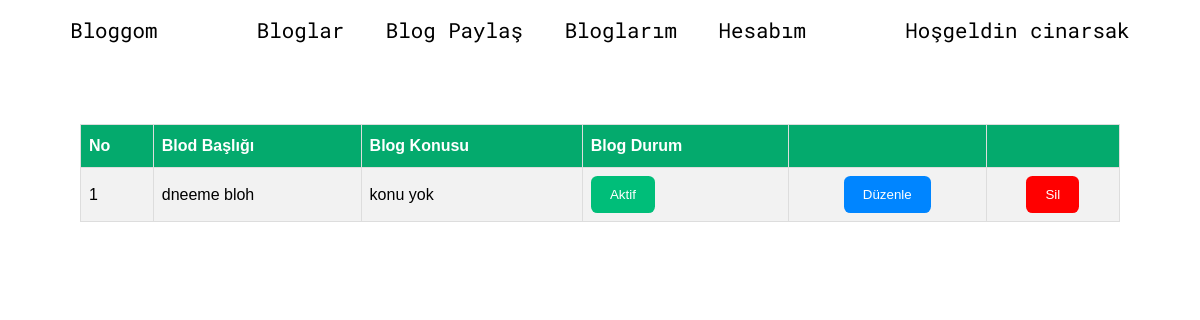
Page /loginBlog/blogs.php (signed in) on the committed database.
### tables this page shows
CREATE TABLE `user` (
  `user_id` int(11) NOT NULL,
  `user_time` timestamp NOT NULL DEFAULT current_timestamp() ON UPDATE current_timestamp(),
  `user_username` varchar(50) NOT NULL,
  `user_mail` varchar(50) NOT NULL,
  `user_password` varchar(50) NOT NULL,
  `user_name` varchar(50) NOT NULL,
  `user_gsm` varchar(50) NOT NULL,
  `user_status` enum('0','1') NOT NULL DEFAULT '1',
  `user_access` varchar(50) NOT NULL
);

CREATE TABLE `blog_share` (
  `blog_id` int(11) NOT NULL,
  `blog_time` timestamp NOT NULL DEFAULT current_timestamp() ON UPDATE current_timestamp(),
  `blog_title` varchar(150) NOT NULL,
  `blog_subject` varchar(250) NOT NULL,
  `blog_text` text NOT NULL,
  `blog_seourl` varchar(150) NOT NULL,
  `blog_status` enum('0','1') NOT NULL DEFAULT '1',
  `blog_url` varchar(50) NOT NULL
);

### loginBlog/access.php (called while the page is built, shortened)
<?php
include "../admin/connect.php";
$userSor=$db->prepare("SELECT * FROM user where user_mail=:mail");
$userSor->execute(array(
    "mail" => $_SESSION["user_mail"]
));
$userCek=$userSor->fetch(PDO::FETCH_ASSOC);
?>

### loginBlog/blogs.php (the view, shortened to what this page needs)
<?php
include "access.php";
$blogsor=$db->prepare("SELECT * FROM blog_share");
$blogsor->execute();
?>
<!DOCTYPE html>
<html lang="en">
<head>
    <link rel="stylesheet" href="../css/homepage-navbar.css">
</head>
<body>
    <?php include "navbarWhite.php"; ?>
    <div class="header">
<table id="customers">
  <tr>
    <th>No</th>
    <th>Blod Başlığı</th>
    <th>Blog Konusu</th>
    <th>Blog Durum</th>
    <th></th>
    <th></th>
  </tr>
  <?php
    $say=0;
    while($blogcek=$blogsor->fetch(PDO::FETCH_ASSOC) ) { $say++; ?>
  <tr>
      <td><?php echo $say?></td>
      <td><?php echo $blogcek["blog_title"]?></td>
      <td><?php echo $blogcek["blog_subject"]?></td>
      <td>
      <?php
            if ($blogcek['blog_status']==1) {?>
            <button class="btnStatus">Aktif</button>
            <?php } else {?>
            <button class="btnDelete">Pasif</button>
<?php } ?>
      </td>
      <td><center><a href="blogEdit.php?blog_id=<?php echo $blogcek["blog_id"]?>" ><button   class="btnEdit" >Düzenle</button></a></center></td>
      <td><center><a href="../admin/process.php?blog_id=<?php echo $blogcek["blog_id"]?>&blogDelete=ok"><button class="btnDelete" >Sil</button></a></center></td>
  </tr>
  <?php }?>
</table>
    </div>
</body>
</html>

### loginBlog/navbarWhite.php (shortened to what this page needs)
<!DOCTYPE html>
<html lang="en">
<head>
    <link rel="stylesheet" href="../css/navbarWhite.css">
</head>
<body>
<div class="navbar">
        <div class="navbar-container">
            <a href="">Bloggom</a>
            <a href="shareBlog.php">Bloglar</a>
            <a href="blogShare.php">Blog Paylaş</a>
            <a href="blogs.php">Bloglarım</a>
            <a href="account.php">Hesabım</a>
            <a href="">Hoşgeldin <?php echo $userCek["user_username"] ?> </a>
        </div>
    </div>
</body>
</html>

### css/homepage-navbar.css (style rules this page uses)
body { margin: 0; padding: 0; font-family: 'Roboto', sans-serif }
.header { height: 90vh; display: flex; justify-content: center; align-items: flex-start; margin: 5rem; }
:root { --input-border: #8b8a8b; --input-focus-h: 245; --input-focus-s: 100%; --input-focus-l: 42%; }
#customers { font-family: Arial, Helvetica, sans-serif; border-collapse: collapse; width: 100%; }
#customers td, #customers th { border: 1px solid #ddd; padding: 8px; }
#customers tr:nth-child(even) { background-color: #f2f2f2; }
#customers th { padding-top: 12px; padding-bottom: 12px; text-align: left; background-color: #04AA6D; color: white; }
tr .btnDelete { background-color: #FF0000; padding: .7rem 1.2rem .7rem 1.2rem; border-radius: .4rem; border: 0; color: #fff; cursor: pointer; transition: 1.2s; }
tr .btnEdit { background-color: #0085FF; padding: .7rem 1.2rem .7rem 1.2rem; border-radius: .4rem; border: 0; color: #fff; cursor: pointer; transition: 1.2s; }
tr .btnStatus { background-color: #00be79; padding: .7rem 1.2rem .7rem 1.2rem; border-radius: .4rem; border: 0; color: #fff; cursor: pointer; transition: 1.2s; }

### css/navbarWhite.css (style rules this page uses)
body { font-family: 'Roboto Mono', monospace; }
a { text-decoration: none; color: #000; }
.navbar { display: flex; flex-direction: row; flex-wrap: wrap; margin: 1rem; justify-content: center; }
.navbar-container a { margin: 1rem; font-size: 1.3rem; }

### rows in the picture
user: user_username "cinarsak"
blog_share: blog_title "dneeme bloh", blog_subject "konu yok", blog_status "Aktif"
